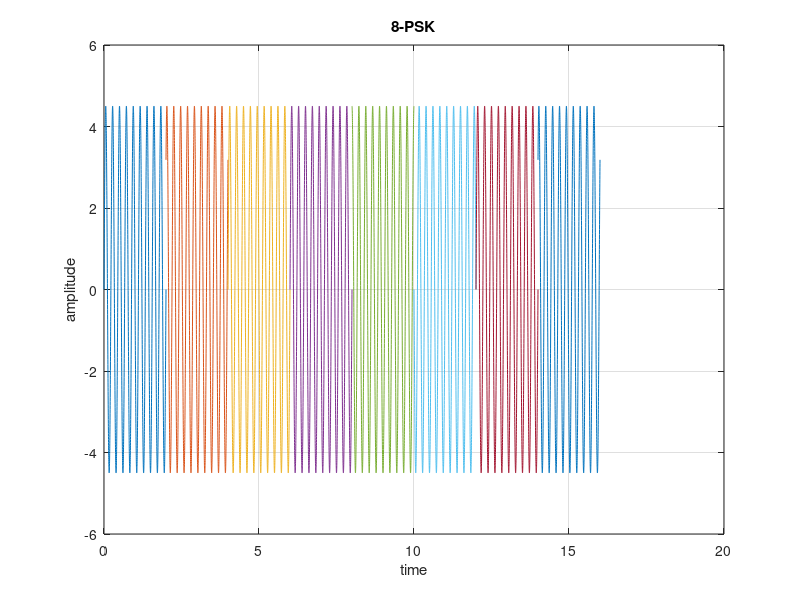

Here is the MATLAB script that generated this plot:
% Shadril Hassan Shifat
% ID: 20-42451-1

% Data Communication Lab Task - 4
% Title: Study of Digital to Analog Conversion using MATLAB
% Performance Task for Lab Report (c)
close all;
clc;
clear all;
%ID=AB-CDEFG-H
A=2;
B=0;
C=4;
D=2;
E=4;
F=5;
G=1;
H=1;

% Converting E=4, F=5 and G=1 to 8 bit ASCII characters array
bitStream_1= dec2bin(E,8)-'0';
bitStream_2= dec2bin(F,8)-'0';
bitStream_3= dec2bin(G,8)-'0';
% genarating bit stream array
bitStream= [bitStream_1 bitStream_2 bitStream_3]; 
% calculating length of bit stream
n=length(bitStream); 
ts=2;
%frequency
fd=4.5;
fs=1000;
i=1;
g=0;
while i:3:n
    %width of any pulse 
    t=g*ts:1/fs:(g+1)*ts;
    %condition
    if bitStream(i)==0 && bitStream(i+1)==0 && bitStream(i+2)==0
        psk=4.5*sin(2*pi*fd*t);
    elseif bitStream(i)==0 && bitStream(i+1)==0 && bitStream(i+2)==1
        psk=4.5*sin(2*pi*fd*t+pi/4);
    elseif bitStream(i)==0 && bitStream(i+1)==1 && bitStream(i+2)==0
        psk=4.5*sin(2*pi*fd*t+pi/2);
    elseif bitStream(i)==0 && bitStream(i+1)==1 && bitStream(i+2)==1
        psk=4.5*sin(2*pi*fd*t+(3*pi)/4);
    elseif bitStream(i)==1 && bitStream(i+1)==0 && bitStream(i+2)==0
        psk=4.5*sin(2*pi*fd*t+pi);
    elseif bitStream(i)==1 && bitStream(i+1)==0 && bitStream(i+2)==1
        psk=4.5*sin(2*pi*fd*t+pi+pi/4);
    elseif bitStream(i)==1 && bitStream(i+1)==1 && bitStream(i+2)==0
        psk=4.5*sin(2*pi*fd*t+pi+pi/2);
    elseif bitStream(i)==1 && bitStream(i+1)==1 && bitStream(i+2)==1
        psk=4.5*sin(2*pi*fd*t+pi+(3*pi)/4);
    end
    %plotting graph
    plot(t,psk);
    title('8-PSK');
    xlabel('time');
    ylabel('amplitude')
    hold on;
    grid on;
    
    
    i=i+3;
    g=g+1;
end;
hold off;